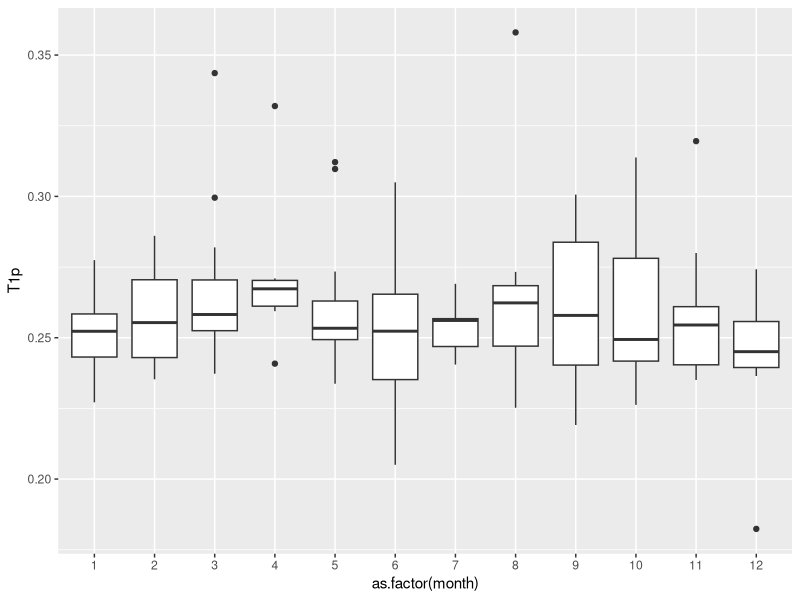
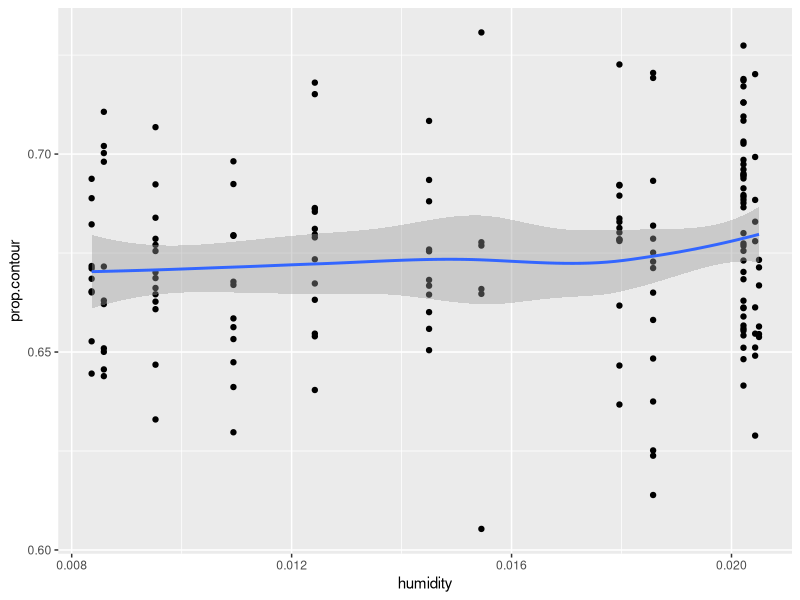
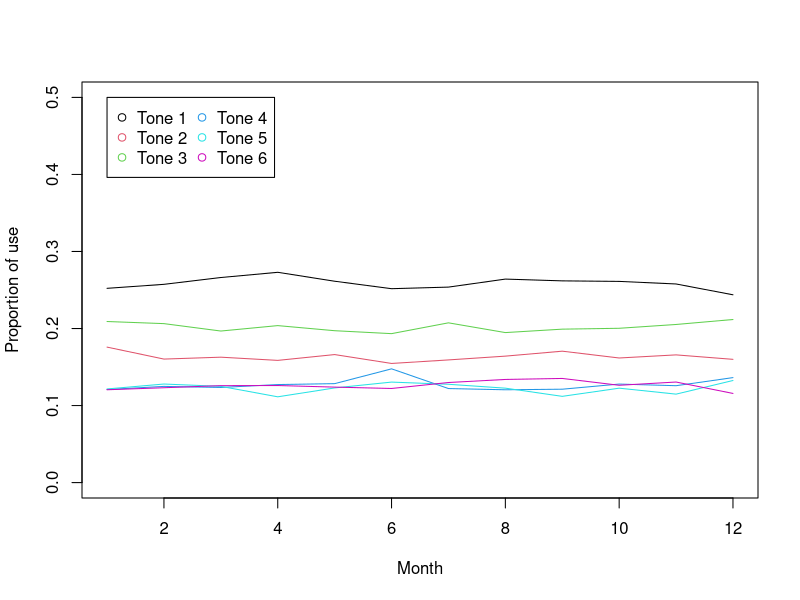
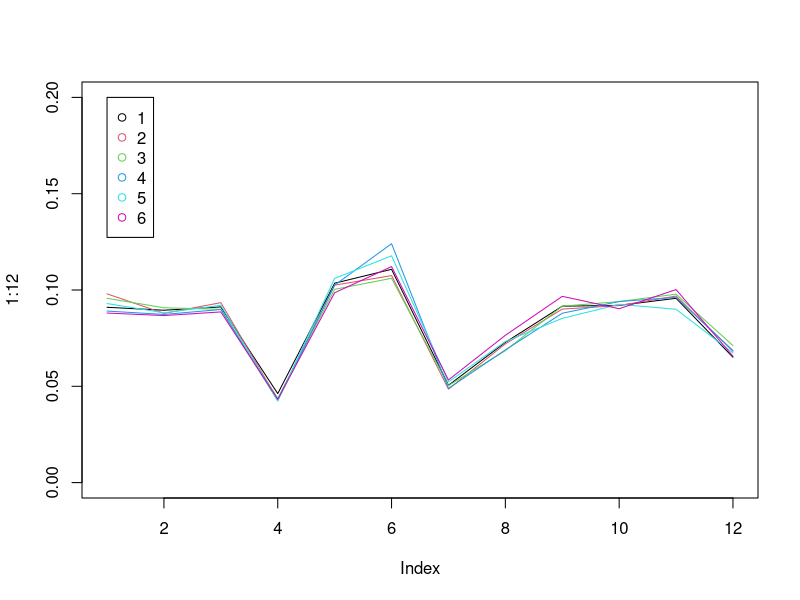

These figures' R source, in order:

setwd("~/Documents/MPI/ClimateAndLanguage/CHILDES/")

d = read.delim("Data/toneCounts.tab",sep='\t',header=T)

d = d[d$corpus!='PaidoCantonese',]

d$date2 = as.Date(d$date,format="%d-%b-%Y")

d$month = as.numeric(format(d$date2, "%m"))
d$summer = d$month %in% c(7:9)
d$season = cut(d$month, c(0,6,9,13))

d = d[!is.na(d$date2),]

d = d[d$language=="yue , eng",]

h = read.delim("Data/SpecificHumidity_HongKong.tsv", skip=1)
head(h)

h$month = ceiling(h$months.since.1960.01.01 %%12)
meanHumidity = tapply(h$unitless, h$month, mean)


d[,c("T1p","T2p",'T3p','T4p','T5p','T6p')] = t(apply(d[,c("T1","T2",'T3','T4','T5','T6')],1,prop.table))

d$prop.contour = d$T1p + d$T2p + d$T4p + d$T5p

d$humidity = meanHumidity[d$month]

library(ggplot2)

ggplot(d, aes(x=as.factor(month), y = T1p)) + geom_boxplot()


ggplot(d, aes(x=humidity, y = prop.contour)) + geom_point() + geom_smooth()

library(lme4)

m0 = lmer(log(prop.contour) ~ 1 + (1|corpus), data=d)
m1 = lmer(log(prop.contour) ~ humidity + (1|corpus), data=d)
anova(m0,m1)

summary(m1)

plot(1:12,ylim=c(0,0.5), xlab="Month", ylab="Proportion of use")
i = 1
for(x in c("T1p","T2p",'T3p','T4p','T5p','T6p')){
	points(tapply(d[,x],d$month,mean, na.rm=T),col=i, type='l')
	i = i +1
	
}
legend(1,0.5,legend=paste("Tone",1:6),col=1:6,pch=1, ncol=2)


tones = matrix(1:12,ncol=12)
for(i in c("T1","T2",'T3','T4','T5','T6')){
	tones = rbind(tones,tapply(d[,i],d$month,sum,na.rm=T))
}
tones = tones[2:nrow(tones),]
tones2 = prop.table(tones,margin=1)
plot(1:12,ylim=c(0,0.2))
for(i in 1:6){
	lines(tones2[i,],col=i)
}
legend(1,0.2,legend=1:6,col=1:6,pch=1)


